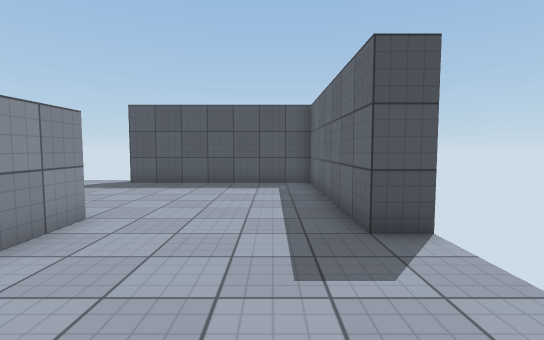
View 1 (above)

16 first-person views from a walk through a Unity game level. The camera is 1.3 m above the floor, tilts 4° down and sees 85° across. The floor is counted in squares, 1 m on a side. Each view is taken from the middle of a square. On the plan, view 1 faces up. The plan holds only what a view shows up to about 14 squares ahead; the rest is blank. Surface patterns are stand-ins for the level's own textures.

View 2
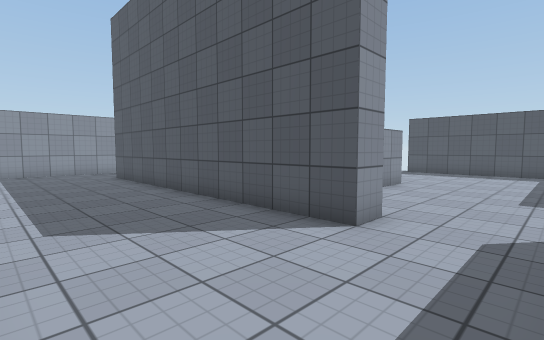

View 3
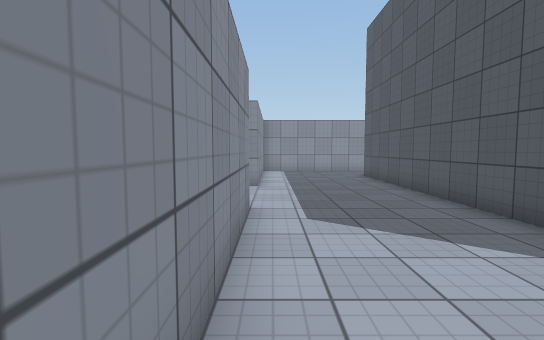

View 4
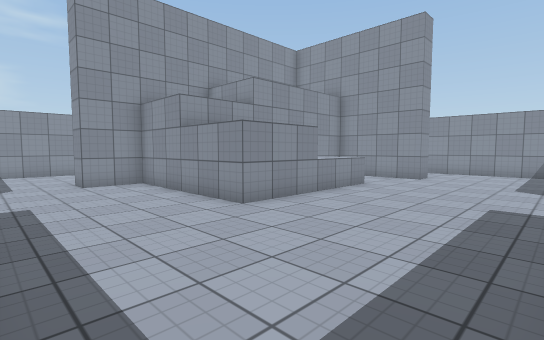

View 5
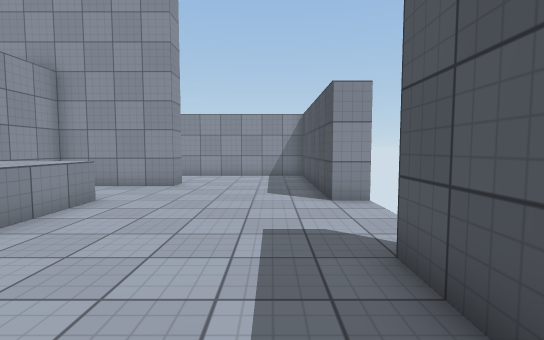

View 6
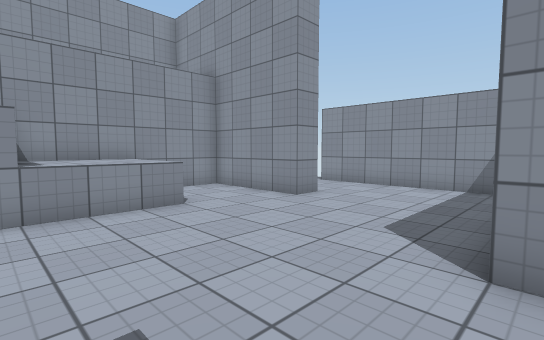

View 7
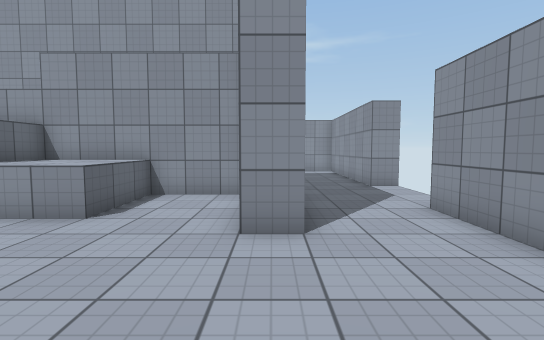

View 8
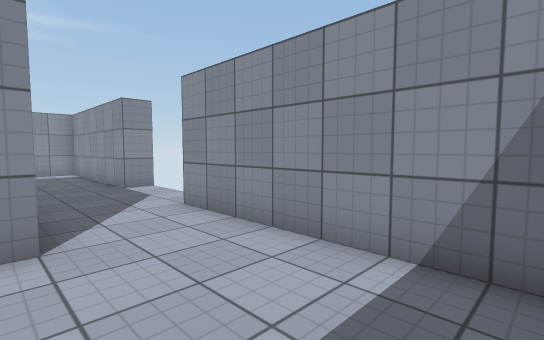

View 9
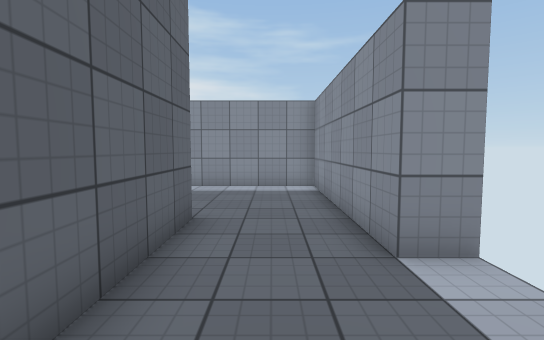

View 10
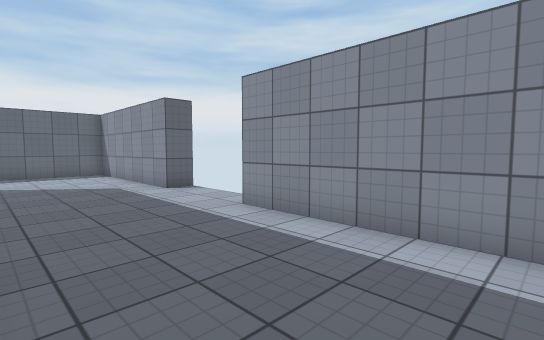

View 11
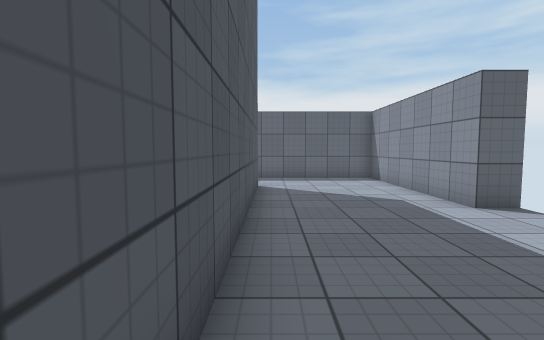

View 12
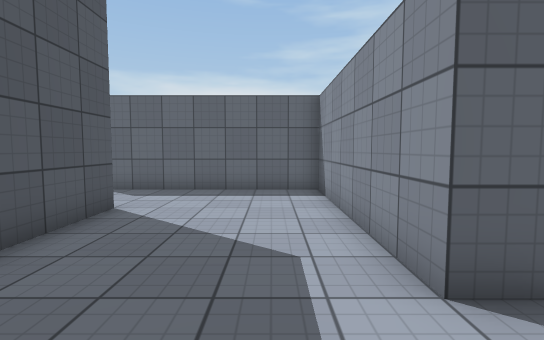

View 13
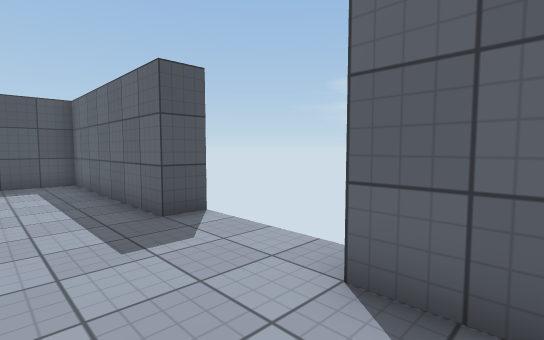

View 14
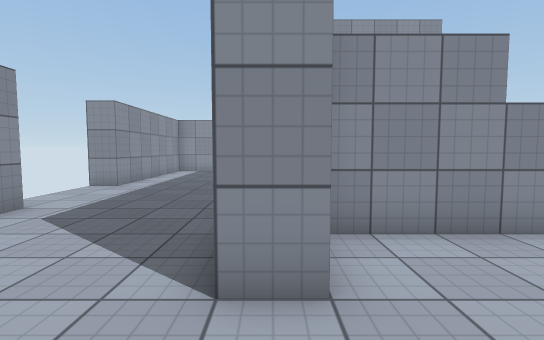

View 15
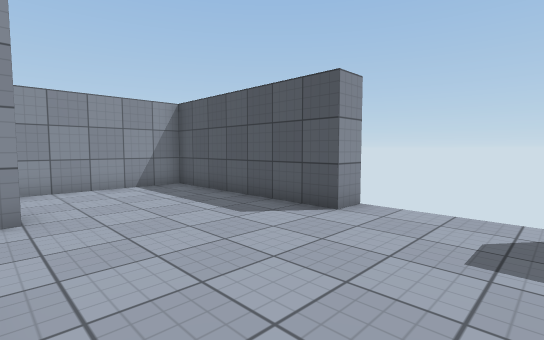

View 16
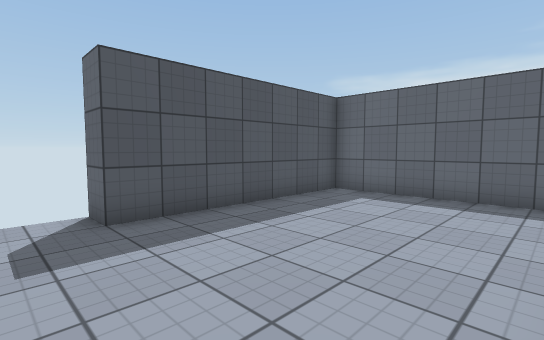

### Floor plan
Key: @ floor where view 1 was taken; # wall or solid block; . floor; ^ raised ledge.
Columns run from 18 left of view 1 to 3 right of it. Each row starts with its distance up from view 1.
 13         #    #
 12  ########....########
 11  #..................#
 10  #..................#
  9  #..................#
  8  #..................#
  7  #..................#
  6  #...#..............#
  5  #...#...^^^###.....##
  4  ....#...^^^###......
  3  ....#...^^^###......
  2  ....##########......
  1  ....#        #......
  0 ##...#        #...@.#
 -1  #...############...#
 -2  #..................#
 -3  #..................#
 -4  #..................#
 -5  #..................#
 -6  #..................#
 -7  ########....########
 -8         #    #

Positions as (right, up) in squares from view 1, and headings:
1: (0, 0), facing up
2: (1, -6), facing up-left
3: (1, -6), facing left
4: (1, 11), facing down-left
5: (-2, 10), facing left
6: (-6, 12), facing down-left
7: (-13, 11), facing down
8: (-13, 11), facing down-left
9: (-15, 4), facing down
10: (-15, -2), facing down-right
11: (-12, -2), facing right
12: (-8, -5), facing right
13: (-1, -1), facing up-right
14: (1, -1), facing left
15: (-6, 6), facing up-left
16: (-7, 6), facing up-right
